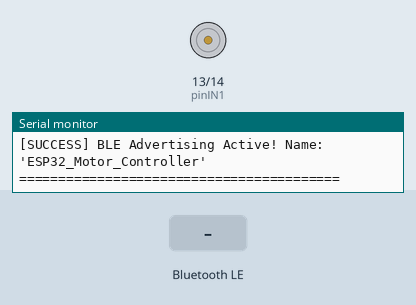
Recording of a sketch running on a simulated ESP32. On the bench: motor-driver pin pairs drawn as motors (green arrow = first pin HIGH = forward, orange = second pin HIGH = backward, longer = more drive, scaled by the enable pin), the last lines printed to the serial monitor. The inputs (shaded band) are chosen by the test bench. Nothing arrives over Bluetooth unless stated; a phone connects over Bluetooth LE 3 s after start.

Above: at 2.2 s.
2.3 s: Bluetooth LE write "b" received
At 3.4 s:
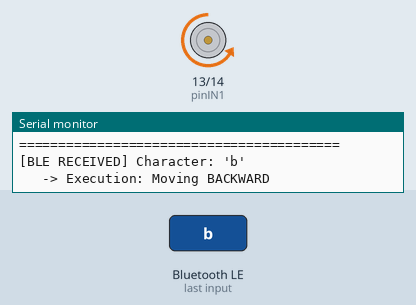
3.8 s: Bluetooth LE write "0" received
At 4.6 s:
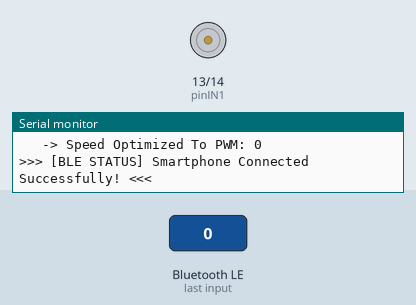
5.3 s: Bluetooth LE write "5" received
At 5.7 s:
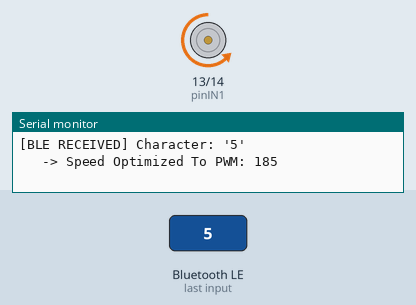
6.8 s: Bluetooth LE write "S" received
At 8.0 s:
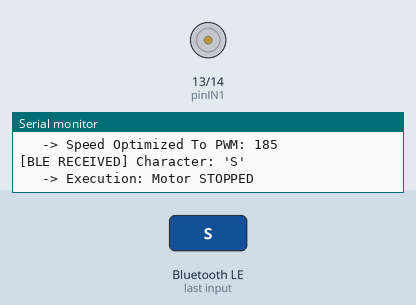
Timing chart, 0 to 9.3 s (numbered marks = the images above; inputs shaded):
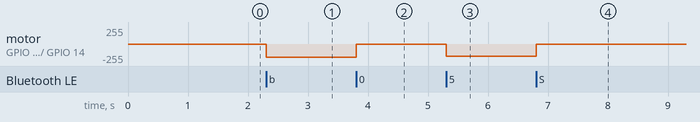

Measured:
- after the input at 2.3 s, motor on GPIO 13 (pinIN1) / GPIO 14 (pinIN2): stopped → backward 199/255 at once
- after the input at 3.8 s, motor on GPIO 13 (pinIN1) / GPIO 14 (pinIN2): backward 199/255 → stopped at once
- after the input at 5.3 s, motor on GPIO 13 (pinIN1) / GPIO 14 (pinIN2): stopped → backward 184/255 at once
- after the input at 6.8 s, motor on GPIO 13 (pinIN1) / GPIO 14 (pinIN2): backward 184/255 → stopped at once

The sketch:

dc-motor-control.ino
```cpp
#include <BLEDevice.h>
#include <BLEUtils.h>
#include <BLEServer.h>

// تعريف الـ UUIDs (يجب أن تطابق تماماً المعرفات الموجودة في كود الـ C# لديك)
#define SERVICE_UUID        "4fafc201-1fb5-459e-8fcc-c5c9c331914b"
#define CHARACTERISTIC_UUID "beb5483e-36e1-4688-b7f5-ea07361b26a8"

// تعريف دبابيس التحكم بدرايفر L298N
const int pinENA = 12;
const int pinIN1 = 13;
const int pinIN2 = 14;

const int pwmFreq = 100;    // تردد 100 هرتز لعزم قوي ومنع صوت الرنين
const int pwmResolution = 8;
int motorSpeed = 200;
bool isMotorRunning = false;
bool deviceConnected = false;

// كلاس لمراقبة اتصال وفصل الأجهزة
class MyServerCallbacks: public BLEServerCallbacks {
    void onConnect(BLEServer* pServer) {
      deviceConnected = true;
      Serial.println("\n>>> [BLE STATUS] Smartphone Connected Successfully! <<<");
    };

    void onDisconnect(BLEServer* pServer) {
      deviceConnected = false;
      Serial.println("\n>>> [BLE STATUS] Smartphone Disconnected. Re-advertising... <<<");
      // إعادة البث فوراً عند الفصل لكي يظل الجهاز قابلاً للبحث
      BLEDevice::startAdvertising();
    }
};

// كلاس لاستقبال ومعالجة الأوامر والسرعات القادمة من التطبيق
class MyCallbacks: public BLECharacteristicCallbacks {
    void onWrite(BLECharacteristic *pCharacteristic) {
      String value = String(pCharacteristic->getValue().c_str());

      if (value.length() > 0) {
        char command = value[0];
        Serial.print("[BLE RECEIVED] Character: '");
        Serial.print(command);
        Serial.println("'");

        processCommand(command);
      }
    }

    void processCommand(char command) {
      // 1. أوامر السرعة (من 0 إلى 9)
      if (command >= '0' && command <= '9') {
        int speedPercent = (command - '0') * 10;
        if (speedPercent == 0) {
          motorSpeed = 0;
        } else {
          // مابينج ذكي لضمان عزم الإقلاع عند السرعات المنخفضة (تبدأ من 130)
          motorSpeed = map(speedPercent, 10, 100, 130, 255);
        }
        Serial.print("   -> Speed Optimized To PWM: "); Serial.println(motorSpeed);
        if (isMotorRunning) ledcWrite(pinENA, motorSpeed);
      }
      // السرعة القصوى
      else if (command == 'M' || command == 'm') {
        motorSpeed = 255;
        Serial.println("   -> Speed Set to 100% MAX");
        if (isMotorRunning) ledcWrite(pinENA, motorSpeed);
      }
      // 2. أوامر الاتجاه والحركة
      else if (command == 'F' || command == 'f') {
        isMotorRunning = true;
        digitalWrite(pinIN1, HIGH);
        digitalWrite(pinIN2, LOW);
        ledcWrite(pinENA, motorSpeed);
        Serial.println("   -> Execution: Moving FORWARD");
      }
      else if (command == 'B' || command == 'b') {
        isMotorRunning = true;
        digitalWrite(pinIN1, LOW);
        digitalWrite(pinIN2, HIGH);
        ledcWrite(pinENA, motorSpeed);
        Serial.println("   -> Execution: Moving BACKWARD");
      }
      else if (command == 'S' || command == 's') {
        isMotorRunning = false;
        digitalWrite(pinIN1, LOW);
        digitalWrite(pinIN2, LOW);
        ledcWrite(pinENA, 0);
        Serial.println("   -> Execution: Motor STOPPED");
      }
    }
};

void setup() {
  Serial.begin(115200);
  delay(1000);
  Serial.println("\n=========================================");
  Serial.println("[SYSTEM] Initializing ESP32 Advanced BLE Mode...");

  // تهيئة دبابيس المحرك
  pinMode(pinIN1, OUTPUT);
  pinMode(pinIN2, OUTPUT);
  digitalWrite(pinIN1, LOW);
  digitalWrite(pinIN2, LOW);

  // إعداد الـ PWM بدقة
  ledcAttach(pinENA, pwmFreq, pwmResolution);
  ledcWrite(pinENA, 0);

  // 1. إنشاء جهاز الـ BLE وتعيين الاسم الصريح
  BLEDevice::init("ESP32_Motor_Controller");

  // 2. إنشاء الـ BLE Server وربط أحداث الاتصال
  BLEServer *pServer = BLEDevice::createServer();
  pServer->setCallbacks(new MyServerCallbacks());

  // 3. إنشاء الخدمة (Service)
  BLEService *pService = pServer->createService(SERVICE_UUID);

  // 4. إنشاء الخاصية (Characteristic) مع تفعيل صلاحيات الكتابة والقراءة
  BLECharacteristic *pCharacteristic = pService->createCharacteristic(
                                         CHARACTERISTIC_UUID,
                                         BLECharacteristic::PROPERTY_READ  |
                                         BLECharacteristic::PROPERTY_WRITE |
                                         BLECharacteristic::PROPERTY_NOTIFY
                                       );

  // ربط كلاس الاستقبال بالخاصية
  pCharacteristic->setCallbacks(new MyCallbacks());

  // بدء الخدمة
  pService->start();

  // 5. الحل السحري لإظهار الاسم فوراً وتخطي البطء (Advanced Advertising Configuration)
  BLEAdvertising *pAdvertising = BLEDevice::getAdvertising();
  pAdvertising->addServiceUUID(SERVICE_UUID);

  // إجبار الشريحة على تضمين الاسم في حزمة البث وحزمة الاستجابة للـ Scan
  pAdvertising->setScanResponse(true);
  pAdvertising->setMinPreferred(0x06);  // تحسينات لتسريع استجابة هواتف أندرويد وويندوز
  pAdvertising->setMinPreferred(0x12);

  // بدء البث الفيزيائي في الجو
  BLEDevice::startAdvertising();
  Serial.println("[SUCCESS] BLE Advertising Active! Name: 'ESP32_Motor_Controller'");
  Serial.println("=========================================\n");
}

void loop() {
  // دالة الـ loop فارغة تماماً ومستقرة، المعالجة تتم فورياً عبر الـ Interrupts (الأحداث الخلفية)
  delay(2000);
}


//4
// #include "BluetoothSerial.h"

// #if !defined(CONFIG_BT_ENABLED) || !defined(CONFIG_BLUEDROID_ENABLED)
// #error Bluetooth is not enabled! Please run `make menuconfig` to enable it.
// #endif

// BluetoothSerial SerialBT;

// // تعريف دبابيس التحكم بدرايفر L298N
// const int pinENA = 12;
// const int pinIN1 = 13;
// const int pinIN2 = 14;

// const int pwmFreq = 5000;
// const int pwmResolution = 8;
// int motorSpeed = 200;        // السرعة الافتراضية عند الإقلاع (من 0 إلى 255)
// bool isMotorRunning = false;
// char lastDirection = 'F';    // حفظ آخر اتجاه للأمام كحالة بدائية

// void setup() {
//   Serial.begin(115200);
//   delay(1000);
//   Serial.println("\n=========================================");
//   Serial.println("[SYSTEM START] Motor & Speed Diagnosis Online...");

//   pinMode(pinIN1, OUTPUT);
//   pinMode(pinIN2, OUTPUT);

//   digitalWrite(pinIN1, LOW);
//   digitalWrite(pinIN2, LOW);

//   ledcAttach(pinENA, pwmFreq, pwmResolution);
//   ledcWrite(pinENA, 0);

//   SerialBT.begin("ESP32_Motor_Controller");
//   Serial.println("[INIT] Bluetooth 'ESP32_Motor_Controller' is Ready.");
//   Serial.println("[HELP] Serial Monitor Commands:");
//   Serial.println("       Type 'F' -> Move Forward");
//   Serial.println("       Type 'B' -> Move Backward");
//   Serial.println("       Type 'S' -> Stop Motor");
//   Serial.println("       Type '0' to '9' -> Set Speed from 0% to 90%");
//   Serial.println("       Type 'M' -> Set Maximum Speed 100%");
//   Serial.println("=========================================\n");
// }

// void loop() {
//   // 1. استقبال الأوامر من كيبورد الكمبيوتر (Serial Monitor)
//   if (Serial.available()) {
//     char serialCmd = Serial.read();
//     if (serialCmd != '\n' && serialCmd != '\r') {
//       Serial.print("[SERIAL INPUT] Character: '");
//       Serial.print(serialCmd);
//       Serial.println("'");
//       processCommand(serialCmd);
//     }
//   }

//   // 2. استقبال الأوامر من تطبيق الهاتف (Bluetooth)
//   if (SerialBT.available()) {
//     char btCmd = SerialBT.read();
//     Serial.print("[BLUETOOTH INPUT] Character: '");
//     Serial.print(btCmd);
//     Serial.println("'");
//     processCommand(btCmd);
//   }
//   delay(10);
// }

// // دالة معالجة الحركة والسرعة
// void processCommand(char command) {

//   // أولاً: فحص أوامر تغيير السرعة (أرقام من 0 إلى 9)
//   if (command >= '0' && command <= '9') {
//     int speedPercent = (command - '0') * 10;
//     motorSpeed = map(speedPercent, 0, 100, 0, 255);

//     Serial.println("-----------------------------------------");
//     Serial.print(">>> [SPEED UPDATE] Target Speed Set to: ");
//     Serial.print(speedPercent);
//     Serial.print("% | PWM Value (0-255): ");
//     Serial.println(motorSpeed);
//     Serial.println("-----------------------------------------");

//     if (isMotorRunning) {
//       ledcWrite(pinENA, motorSpeed);
//       Serial.println("[PWM EXECUTION] Speed applied to running motor instantly.");
//     } else {
//       Serial.println("[NOTE] Motor is currently STOPPED. This speed will apply on next run command.");
//     }
//   }
//   // سرعة قصوى 100% بحرف M
//   else if (command == 'M' || command == 'm') {
//     motorSpeed = 255;
//     Serial.println("-----------------------------------------");
//     Serial.println(">>> [SPEED UPDATE] Target Speed Set to: 100% (MAXIMUM) | PWM Value: 255");
//     Serial.println("-----------------------------------------");
//     if (isMotorRunning) {
//       ledcWrite(pinENA, motorSpeed);
//     }
//   }
//   // ثانياً: أوامر الاتجاه والحركة
//   else if (command == 'F' || command == 'f') {
//     lastDirection = 'F';
//     isMotorRunning = true;
//     Serial.println("[EXECUTION] Driving IN1=HIGH, IN2=LOW");
//     digitalWrite(pinIN1, HIGH);
//     digitalWrite(pinIN2, LOW);
//     ledcWrite(pinENA, motorSpeed);

//     Serial.println(">>> [SUCCESS] Motor is driving FORWARD <<<");
//   }
//   else if (command == 'B' || command == 'b') {
//     lastDirection = 'B';
//     isMotorRunning = true;
//     Serial.println("[EXECUTION] Driving IN1=LOW, IN2=HIGH");
//     digitalWrite(pinIN1, LOW);
//     digitalWrite(pinIN2, HIGH);
//     ledcWrite(pinENA, motorSpeed);

//     Serial.println(">>> [SUCCESS] Motor is driving BACKWARD <<<");
//   }
//   else if (command == 'S' || command == 's') {
//     isMotorRunning = false;
//     Serial.println("[EXECUTION] Driving IN1=LOW, IN2=LOW");
//     digitalWrite(pinIN1, LOW);
//     digitalWrite(pinIN2, LOW);
//     ledcWrite(pinENA, 0);

//     Serial.println(">>> [SUCCESS] Motor STOPPED successfully <<<");
//   }
// }

// // #include "BluetoothSerial.h"

// // // التحقق من تفعيل خاصية البلوتوث
// // #if !defined(CONFIG_BT_ENABLED) || !defined(CONFIG_BLUEDROID_ENABLED)
// // #error Bluetooth is not enabled! Please run `make menuconfig` to enable it.
// // #endif

// // // إنشاء كائن البلوتوث السيريال
// // BluetoothSerial SerialBT;

// // // تعريف دبابيس التحكم بدرايفر L298N على الـ ESP32
// // const int pinENA = 12; // دبوس التحكم بالسرعة (PWM)
// // const int pinIN1 = 13; // دبوس الاتجاه الأول
// // const int pinIN2 = 14; // دبوس الاتجاه الثاني

// // // إعدادات الـ PWM الحديثة لـ ESP32 v3.x
// // const int pwmFreq = 5000;    // التردد 5 كيلو هرتز
// // const int pwmResolution = 8; // الدقة 8 بت (قيم من 0 إلى 255)

// // int motorSpeed = 0; // متغير لتخزين السرعة الحالية

// // void setup() {
// //   // فتح منفذ السيريال للمراقبة
// //   Serial.begin(115200);

// //   // ضبط دبابيس الاتجاه كمخارج
// //   pinMode(pinIN1, OUTPUT);
// //   pinMode(pinIN2, OUTPUT);

// //   // --- النظام الحديث للـ PWM في الـ ESP32 ---
// //   // نقوم بربط الدبوس والتردد والدقة مباشرة في سطر واحد بدون الحاجة لقنوات (Channels)
// //   ledcAttach(pinENA, pwmFreq, pwmResolution);

// //   // إيقاف المحرك عند بداية التشغيل كإجراء أمان
// //   stopMotor();

// //   // تشغيل البلوتوث المدمج
// //   SerialBT.begin("ESP32_Motor_Controller");
// //   Serial.println("The device started, now you can pair it with bluetooth!");
// // }

// // void loop() {
// //   // التحقق من وجود بيانات قادمة لاسلكياً من تطبيق الهاتف
// //   if (SerialBT.available()) {
// //     char command = SerialBT.read(); // قراءة الحرف المرسل
// //     Serial.print("Received Command: ");
// //     Serial.println(command);

// //     // معالجة أوامر الاتجاه
// //     if (command == 'F') {       // Forward
// //       moveForward();
// //     }
// //     else if (command == 'B') {  // Backward
// //       moveBackward();
// //     }
// //     else if (command == 'S') {  // Stop
// //       stopMotor();
// //     }
// //     // معالجة أوامر السرعة
// //     else if (command >= '0' && command <= '9') {
// //       int speedPercent = (command - '0') * 10;
// //       motorSpeed = map(speedPercent, 0, 100, 0, 255);

// //       // --- النظام الحديث للكتابة على الـ PWM ---
// //       // نكتب مباشرة على الدبوس بدلاً من رقم القناة
// //       ledcWrite(pinENA, motorSpeed);
// //     }
// //   }
// //   delay(20);
// // }

// // void moveForward() {
// //   digitalWrite(pinIN1, HIGH);
// //   digitalWrite(pinIN2, LOW);
// //   ledcWrite(pinENA, motorSpeed); // تعديل هنا
// // }

// // void moveBackward() {
// //   digitalWrite(pinIN1, LOW);
// //   digitalWrite(pinIN2, HIGH);
// //   ledcWrite(pinENA, motorSpeed); // تعديل هنا
// // }

// // void stopMotor() {
// //   digitalWrite(pinIN1, LOW);
// //   digitalWrite(pinIN2, LOW);
// //   ledcWrite(pinENA, 0); // تعديل هنا
// // }
// #include "BluetoothSerial.h"

// #if !defined(CONFIG_BT_ENABLED) || !defined(CONFIG_BLUEDROID_ENABLED)
// #error Bluetooth is not enabled! Please run `make menuconfig` to enable it.
// #endif

// BluetoothSerial SerialBT;

// // تعريف دبابيس التحكم بدرايفر L298N
// const int pinENA = 12;
// const int pinIN1 = 13;
// const int pinIN2 = 14;

// const int pwmFreq = 5000;
// const int pwmResolution = 8;
// int motorSpeed = 220; // سرعة قوية (من 0 إلى 255) لضمان قومة المحرك

// void setup() {
//   Serial.begin(115200);
//   delay(1000);
//   Serial.println("\n=========================================");
//   Serial.println("[SYSTEM START] Diagnosing Motor Driver Code...");

//   // ضبط أقطاب التحكم كمخارج (تم تصحيح السطر هنا)
//   pinMode(pinIN1, OUTPUT);
//   pinMode(pinIN2, OUTPUT);

//   digitalWrite(pinIN1, LOW);
//   digitalWrite(pinIN2, LOW);

//   ledcAttach(pinENA, pwmFreq, pwmResolution);
//   ledcWrite(pinENA, 0);

//   SerialBT.begin("ESP32_Motor_Controller");
//   Serial.println("[INIT] Bluetooth 'ESP32_Motor_Controller' is Online.");
//   Serial.println("[HELP] You can type commands in this Serial Monitor:");
//   Serial.println("       Type 'F' and press Enter -> Move Forward");
//   Serial.println("       Type 'B' and press Enter -> Move Backward");
//   Serial.println("       Type 'S' and press Enter -> Stop Motor");
//   Serial.println("=========================================\n");
// }

// void loop() {
//   // 1. استقبال الأوامر من كتابة السيريال مونيتور (الكمبيوتر)
//   if (Serial.available()) {
//     char serialCmd = Serial.read();
//     // تجاهل الفراغات والسطر الجديد
//     if (serialCmd != '\n' && serialCmd != '\r') {
//       Serial.print("[SERIAL INPUT] Detected Character: '");
//       Serial.print(serialCmd);
//       Serial.println("'");
//       processCommand(serialCmd);
//     }
//   }

//   // 2. استقبال الأوامر من الهاتف (البلوتوث)
//   if (SerialBT.available()) {
//     char btCmd = SerialBT.read();
//     Serial.print("[BLUETOOTH INPUT] Detected Character: '");
//     Serial.print(btCmd);
//     Serial.println("'");
//     processCommand(btCmd);
//   }
//   delay(10);
// }

// // دالة تنفيذ الأوامر والتحقق من النجاح
// void processCommand(char command) {
//   if (command == 'F' || command == 'f') {
//     Serial.println("[EXECUTION] Sending Signals: IN1=HIGH, IN2=LOW");
//     digitalWrite(pinIN1, HIGH);
//     digitalWrite(pinIN2, LOW);
//     ledcWrite(pinENA, motorSpeed);

//     // رسالة تأكيد النجاح البرمجي
//     Serial.println("-----------------------------------------");
//     Serial.print(">>> [SUCCESS] Motor turning FORWARD successfully! <<<");
//     Serial.print(" (PWM Speed: "); Serial.print(motorSpeed); Serial.println(")");
//     Serial.println("-----------------------------------------");
//   }
//   else if (command == 'B' || command == 'b') {
//     Serial.println("[EXECUTION] Sending Signals: IN1=LOW, IN2=HIGH");
//     digitalWrite(pinIN1, LOW);
//     digitalWrite(pinIN2, HIGH);
//     ledcWrite(pinENA, motorSpeed);

//     Serial.println("-----------------------------------------");
//     Serial.print(">>> [SUCCESS] Motor turning BACKWARD successfully! <<<");
//     Serial.print(" (PWM Speed: "); Serial.print(motorSpeed); Serial.println(")");
//     Serial.println("-----------------------------------------");
//   }
//   else if (command == 'S' || command == 's') {
//     Serial.println("[EXECUTION] Sending Signals: IN1=LOW, IN2=LOW");
//     digitalWrite(pinIN1, LOW);
//     digitalWrite(pinIN2, LOW);
//     ledcWrite(pinENA, 0);
//     Serial.println(">>> [SUCCESS] Motor STOPPED successfully! <<<");
//   }
// }
```
